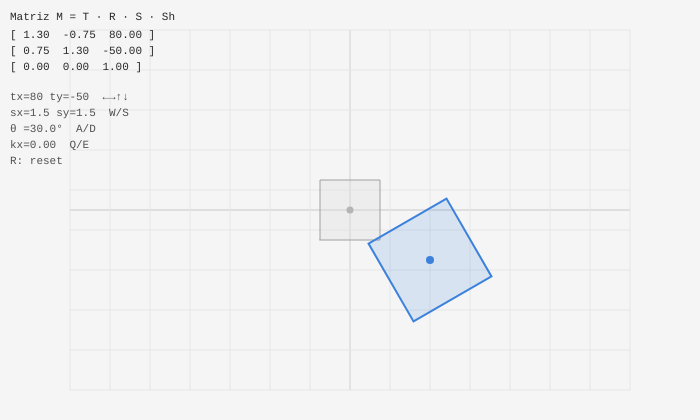
Frame 1 (no input)
Frame 60 (no input): identical to frame 1, image omitted
Frame 120 (the mouse pressed at the canvas centre since frame 60): identical to frame 1, image omitted

The p5.js sketch that drew this single still picture (run headless with seeded random() and noise() and a simulated clock; from frame 60 on, the mouse is pressed at the canvas centre):

// p5.js sketch
// ── sketch.js
// CAPÍTULO 4 — Desafío 1: Matrices de transformación 2D
// Aplicar T, S, R y Shear manualmente con coordenadas homogéneas

// Punto original P = (x, y, 1) en coordenadas homogéneas
let px, py;
 
// Parámetros de transformación
let tx, ty;    // traslación
let sx, sy;    // escala
let theta;     // rotación
let kx;        // shear en X
 
function setup() {
  createCanvas(700, 420);
  resetParams();
}
 
function resetParams() {
  px = 0;  py = 0;   // punto en origen local
  tx = 80; ty = -50;
  sx = 1.5; sy = 1.5;
  theta = PI / 6;    // 30°
  kx = 0.0;
}
 
// Matrices 3x3 
// Multiplicar matriz 3×3 por vector [x, y, 1]
function aplicarM(M, x, y) {
  return [
    M[0][0]*x + M[0][1]*y + M[0][2],
    M[1][0]*x + M[1][1]*y + M[1][2]
  ];
}
 
// Multiplicar dos matrices 3×3
function multM(A, B) {
  let C = [[0,0,0],[0,0,0],[0,0,0]];
  for (let i = 0; i < 3; i++)
    for (let j = 0; j < 3; j++)
      for (let k = 0; k < 3; k++)
        C[i][j] += A[i][k] * B[k][j];
  return C;
}
 
function matT(tx, ty) {
  return [[1, 0, tx],
          [0, 1, ty],
          [0, 0,  1]];
}
 
function matS(sx, sy) {
  return [[sx,  0, 0],
          [ 0, sy, 0],
          [ 0,  0, 1]];
}
 
function matR(a) {
  return [[cos(a), -sin(a), 0],
          [sin(a),  cos(a), 0],
          [     0,       0, 1]];
}
 
function matShX(k) {
  return [[1, k, 0],
          [0, 1, 0],
          [0, 0, 1]];
}
 
// Dibujar Figura (Cuadrado)
function verticesCuadrado(cx, cy, lado) {
  let h = lado / 2;
  return [
    [cx - h, cy - h],
    [cx + h, cy - h],
    [cx + h, cy + h],
    [cx - h, cy + h]
  ];
}
 
// Aplica matriz M a cada vértice y dibuja el polígono
function dibujarTransformado(verts, M, c) {
  stroke(c);
  strokeWeight(2);
  fill(red(c), green(c), blue(c), 40);
  beginShape();
  for (let v of verts) {
    let [nx, ny] = aplicarM(M, v[0], v[1]);
    vertex(nx, ny);
  }
  endShape(CLOSE);
}
 
function draw() {
  background(245);
 
  let cx = width / 2;
  let cy = height / 2;
 
  // Sistema de coordenadas centrado
  push();
  translate(cx, cy);
  scale(1, -1); // Y hacia arriba (matemático)
 
  // Ejes
  stroke(200);
  strokeWeight(1);
  line(-280, 0, 280, 0);
  line(0, -180, 0, 180);
 
  // Grid sutil
  stroke(230);
  for (let g = -280; g <= 280; g += 40) line(g, -180, g, 180);
  for (let g = -180; g <= 180; g += 40) line(-280, g, 280, g);
 
  let verts = verticesCuadrado(0, 0, 60);
 
  // Figura original
  stroke(160);
  strokeWeight(1);
  fill(220, 220, 220, 80);
  beginShape();
  for (let v of verts) vertex(v[0], v[1]);
  endShape(CLOSE);
 
  // Componer: T · R · S · Sh 
  // Orden: primero Shear, luego Scale, luego Rotate, luego Translate
  let M = matT(tx, ty);
  M = multM(M, matR(theta));
  M = multM(M, matS(sx, sy));
  M = multM(M, matShX(kx));
 
  dibujarTransformado(verts, M, color(60, 130, 220));
 
  // Punto original
  fill(180);
  noStroke();
  circle(0, 0, 7);
 
  // Punto transformado (origen del objeto)
  let [ox, oy] = aplicarM(M, 0, 0);
  fill(60, 130, 220);
  circle(ox, oy, 8);
 
  pop();
 
  // HUD 
  noStroke();
  fill(40);
  textSize(11);
  textFont('monospace');
 
  // Mostrar la matriz compuesta
  let M2 = matT(tx, ty);
  M2 = multM(M2, matR(theta));
  M2 = multM(M2, matS(sx, sy));
  M2 = multM(M2, matShX(kx));
 
  text('Matriz M = T · R · S · Sh', 10, 20);
  for (let i = 0; i < 3; i++) {
    text(`[ ${nf(M2[i][0],1,2)}  ${nf(M2[i][1],1,2)}  ${nf(M2[i][2],1,2)} ]`, 10, 38 + i * 16);
  }
 
  fill(80);
  text(`tx=${tx} ty=${ty}  ←→↑↓`, 10, 100);
  text(`sx=${nf(sx,1,1)} sy=${nf(sy,1,1)}  W/S`, 10, 116);
  text(`θ =${nf(degrees(theta),1,1)}°  A/D`, 10, 132);
  text(`kx=${nf(kx,1,2)}  Q/E`, 10, 148);
  text('R: reset', 10, 164);
}
 
function keyPressed() {
  if (keyCode === RIGHT_ARROW) tx += 10;
  if (keyCode === LEFT_ARROW)  tx -= 10;
  if (keyCode === UP_ARROW)    ty += 10;
  if (keyCode === DOWN_ARROW)  ty -= 10;
  if (key === 'w' || key === 'W') { sx += 0.1; sy += 0.1; }
  if (key === 's' || key === 'S') { sx = max(sx - 0.1, 0.1); sy = max(sy - 0.1, 0.1); }
  if (key === 'a' || key === 'A') theta -= 0.1;
  if (key === 'd' || key === 'D') theta += 0.1;
  if (key === 'q' || key === 'Q') kx -= 0.05;
  if (key === 'e' || key === 'E') kx += 0.05;
  if (key === 'r' || key === 'R') resetParams();
}
